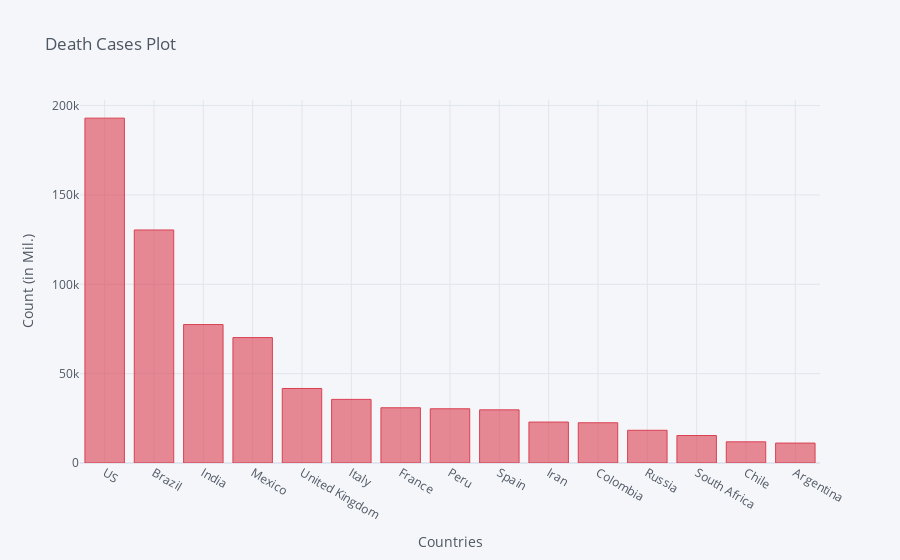

The cell this chart's notebook holds for it:
### Code cell
death_df2_plot.iplot(kind='bar', x='Country/Region', y='9/11/20',color='red',
                    title='Death Cases Plot',xTitle='Countries',yTitle='Count (in Mil.)')

### Figure 1 — Plotly figure (JSON) as saved in the notebook; plotly's stock layout.template omitted (floating-point values rounded to 4 significant figures)
{"data": [{"marker": {"color": "rgba(219, 64, 82, 0.6)", "line": {"color": "rgba(219, 64, 82, 1.0)", "width": 1}}, "name": "9/11/20", "orientation": "v", "text": "", "type": "bar", "x": ["US", "Brazil", "India", "Mexico", "United Kingdom", "Italy", "France", "Peru", "Spain", "Iran", "Colombia", "Russia", "South Africa", "Chile", "Argentina"], "y": [192979, 130396, 77472, 70183, 41703, 35597, 30901, 30344, 29747, 22913, 22518, 18309, 15378, 11850, 11148]}], "layout": {"legend": {"bgcolor": "#F5F6F9", "font": {"color": "#4D5663"}}, "paper_bgcolor": "#F5F6F9", "plot_bgcolor": "#F5F6F9", "title": {"font": {"color": "#4D5663"}, "text": "Death Cases Plot"}, "xaxis": {"gridcolor": "#E1E5ED", "showgrid": true, "tickfont": {"color": "#4D5663"}, "title": {"font": {"color": "#4D5663"}, "text": "Countries"}, "zerolinecolor": "#E1E5ED"}, "yaxis": {"gridcolor": "#E1E5ED", "showgrid": true, "tickfont": {"color": "#4D5663"}, "title": {"font": {"color": "#4D5663"}, "text": "Count (in Mil.)"}, "zerolinecolor": "#E1E5ED"}}}
